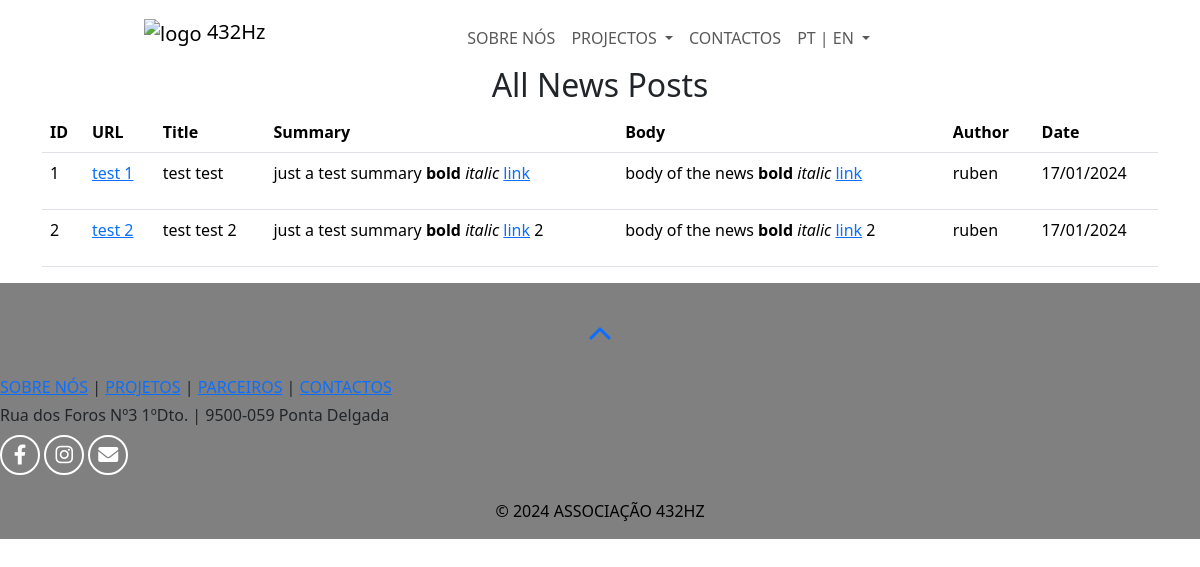
Page /news on the committed database.
### web432/models.py (models this page shows)
class News(db.Model):
    id = db.Column(db.Integer, primary_key=True)
    news_url = db.Column(db.String(255), unique=True, nullable=False)
    title_en = db.Column(db.String(255), unique=True, nullable=False)
    title_pt = db.Column(db.String(255), unique=True, nullable=False)
    summary_en = db.Column(db.Text, nullable=False)
    summary_pt = db.Column(db.Text, nullable=False)
    body_en = db.Column(db.Text, nullable=False)
    body_pt = db.Column(db.Text, nullable=False)
    author = db.Column(db.String(80), nullable=False)
    cover = db.Column(db.String(200), nullable=True)
    photos = db.Column(db.String(2000), nullable=True)
    photographers = db.Column(db.String(255), nullable=True)
    category = db.Column(db.String(50), nullable=False)
    date = db.Column(db.DateTime, nullable=False)
    date_created = db.Column(db.DateTime, default=datetime.utcnow, nullable=False)

### web432/views.py (the view)
    @app.route("/news")
    def news():
        all_news = News.query.all()
        return render_template('news_all.html', news_posts=all_news)

### web432/templates/news_all.html (shortened to what this page needs)
{% extends "layout.html" %}
{% block pagecss %}
  <link rel="stylesheet" href="/static/stylesheets/dashboard.css">
{% endblock %}
{% block main %}
<div class="container">
	<h2 class="text-center">All News Posts</h2>
	<table class="table">
		<thead>
			<tr>
				<th>ID</th>
				<th>URL</th>
				<th>Title</th>
				<th>Summary</th>
				<th>Body</th>
				<th>Author</th>
				<th>Date</th>
			</tr>
		</thead>
		<tbody>
			{% for post in news_posts %}
				<tr>
					<td>{{ post.id }}</td>
					<td><a href="{{ url_for('news_url', news_url=post.news_url) }}">{{ post.news_url }}</a></td>
					<td>{{ post.title_en }}</td>
					<td>{{ post.summary_en | safe }}</td>
					<td>{{ post.body_en | safe }}</td>
					<td>{{ post.author }}</td>
					<td>{{ post.date.strftime('%d/%m/%Y') }}</td>
				</tr>
			{% endfor %}
		</tbody>
	</table>
</div>
{% endblock %}

### web432/static/stylesheets/global.css (style rules this page uses)
* { padding: 0; margin: 0; box-sizing: border-box; }

### rows in the picture
News: id "1", news_url "test 1", title_en "test test", summary_en "just a test summary bold italic link", body_en "body of the news bold italic link", author "ruben", date "17/01/2024"
News: id "2", news_url "test 2", title_en "test test 2", summary_en "just a test summary bold italic link 2", body_en "body of the news bold italic link 2", author "ruben", date "17/01/2024"
